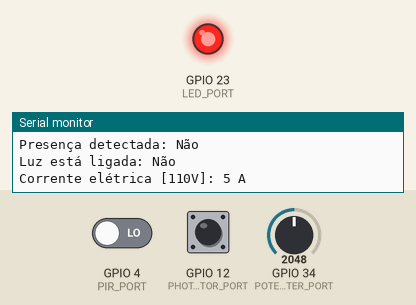
Bench run of a program on a simulated ESP32. Shown: output pins drawn as LEDs (lit = HIGH), the last lines printed to the serial monitor. The inputs (shaded band) are chosen by the test bench; at power-on: GPIO 4 (PIR_PORT) LOW, GPIO 12 (PHOTORESISTOR_PORT) HIGH, GPIO 34 (POTENTIOMETER_PORT) = 2048.

Above: at 1.7 s.
1.8 s: GPIO 4 (PIR_PORT) driven HIGH
At 3.3 s:
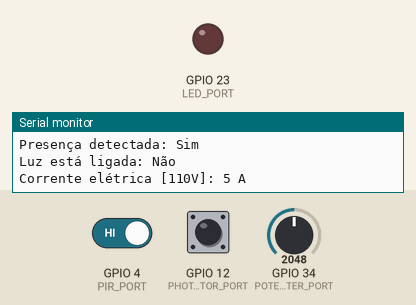
8.0 s: GPIO 4 (PIR_PORT) driven LOW
At 9.4 s:
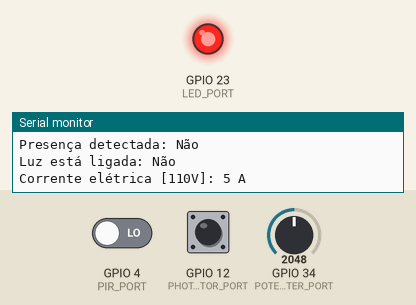
Timing chart, 0 to 11.0 s (numbered marks = the images above; inputs shaded):
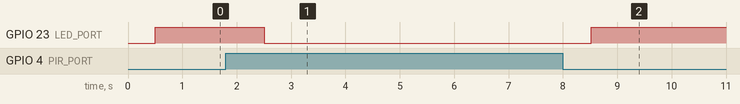

The program:

main.cpp
```cpp
#include <Arduino.h>
#include <ThingerESP32.h>

#define USERNAME "rm99565"
#define DEVICE_ID "Ampz_ESP32_01"
#define DEVICE_CREDENTIAL "_edWIoRnAY9@6J#n"
ThingerESP32 thing(USERNAME, DEVICE_ID, DEVICE_CREDENTIAL);

#define SSID "Wokwi-GUEST"
#define SSID_PASSWORD ""

#define LED_PORT 23
#define PHOTORESISTOR_PORT 12
#define PIR_PORT 4
#define POTENTIOMETER_PORT 34

// Define a tensão de alimentação do circuito
#define VOLTAGE_LEVEL 110

int luzLigada;
int presencaDetectada;
int valorCorrente, valorPotenciometro;

void setup() {
  Serial.begin(115200);
  thing.add_wifi(SSID, SSID_PASSWORD);
  delay(500);

  pinMode(LED_PORT, OUTPUT);
  pinMode(PHOTORESISTOR_PORT, INPUT);
  pinMode(PIR_PORT, INPUT);
  pinMode(POTENTIOMETER_PORT, INPUT);

  thing["iluminacao"] >> outputValue(luzLigada);
  thing["presenca"] >> outputValue(presencaDetectada);
  thing["corrente"] >> outputValue(valorCorrente);
  thing["tensao"] >> outputValue(VOLTAGE_LEVEL);
}

void leituraCorrente() {
  valorPotenciometro = analogRead(POTENTIOMETER_PORT);
  int amperagemMaxima = VOLTAGE_LEVEL == 110 ? 10 : 20;

  valorCorrente = map(valorPotenciometro, 0, 4095, 0, amperagemMaxima);
  Serial.print("Corrente elétrica [");
  Serial.print(VOLTAGE_LEVEL);
  Serial.print("V]: ");
  Serial.print(valorCorrente);
  Serial.println(" A");
}

void leituraLuminosidade() {
  luzLigada = !digitalRead(PHOTORESISTOR_PORT);
  Serial.print("Luz está ligada: ");

  if(luzLigada == HIGH) {
    Serial.println("Sim");
  } else {
    Serial.println("Não");
  }
}

void leituraPresenca() {
  presencaDetectada = digitalRead(PIR_PORT);
  Serial.print("Presença detectada: ");

  if(presencaDetectada == HIGH) {
    Serial.println("Sim");
  } else {
    Serial.println("Não");
  }
}

void loop() {
  leituraPresenca();
  leituraLuminosidade();
  leituraCorrente();

  bool desperdicioEnergia = presencaDetectada == LOW && (luzLigada == HIGH || valorCorrente > 0);
  digitalWrite(LED_PORT, desperdicioEnergia ? HIGH : LOW);

  thing.handle();

  delay(1000);
}
```

Measured:
- after the input at 1.8 s, GPIO 23 (LED_PORT): HIGH → LOW after 0.71 s
- after the input at 8.0 s, GPIO 23 (LED_PORT): LOW → HIGH after 0.52 s
